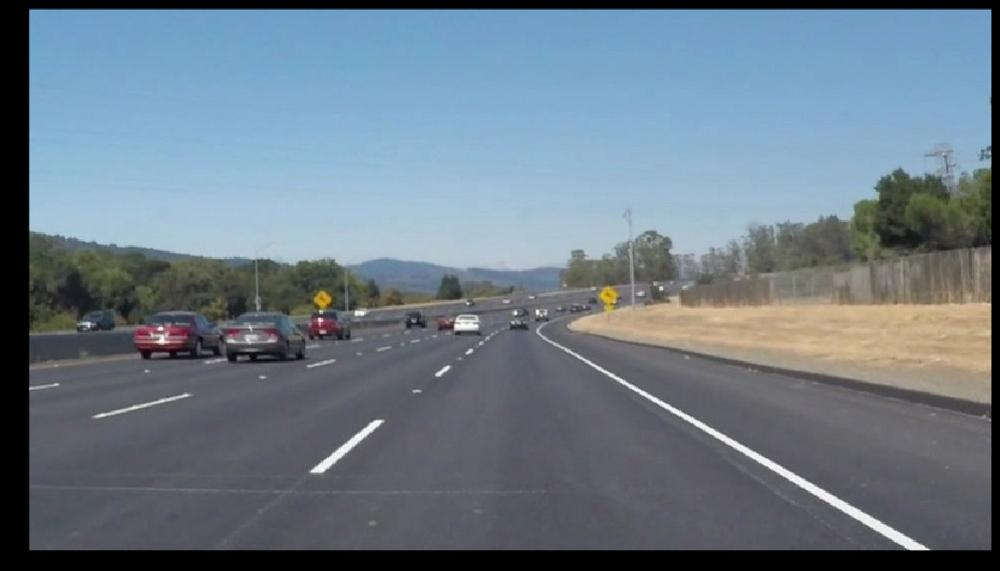
#> input picture lane/road3.jpeg, 1000 x 571 px
$ python lane4.py
#> lines starting #> are read from the running program, lines starting #| are printed output that depends on the picture; after the words box and inside, x2 and y2 are one past the last pixel; in counts of white or black regions, pixels touching at a corner belong together
import matplotlib.pyplot as plt
import matplotlib.image as mpimg
import numpy as np
import cv2
import math

# reading in an image

image = mpimg.imread('road3.jpeg')
#> image is the input picture: shape (571, 1000, 3); mean R, G, B 107.8, 122.2, 134.9


def region_of_interest(img, vertices):
    # Define a blank matrix that matches the image height/width.
    mask = np.zeros_like(img)

    # Create a match color with the same color channel counts.
    match_mask_color = 255

    # Fill inside the polygon
    cv2.fillPoly(mask, vertices, match_mask_color)

    # Returning the image only where mask pixels match
    masked_image = cv2.bitwise_and(img, mask)
    return masked_image

def draw_lines(img, lines, color=[255, 0, 0], thickness=3):
    # If there are no lines to draw, exit.
    if lines is None:
        return

    # Make a copy of the original image.
    img = np.copy(img)

    # Create a blank image that matches the original in size.
    line_img = np.zeros(
        (
            img.shape[0],
            img.shape[1],
            3
        ),
        dtype=np.uint8,
    )

    # Loop over all lines and draw them on the blank image.
    for line in lines:
        for x1, y1, x2, y2 in line:
            cv2.line(line_img, (x1, y1), (x2, y2), color, thickness)

    # Merge the image with the lines onto the original.
    img = cv2.addWeighted(img, 0.8, line_img, 1.0, 0.0)

    # Return the modified image.
    return img


height=image.shape[0]
#> height = 571
width=image.shape[1]
#> width = 1000


region_of_interest_vertices = [
    (0, height),
    (width / 2, height / 2),
    (width, height),
]
#> region_of_interest_vertices = [(0, 571), (500, 285.5), (1000, 571)]


image = mpimg.imread('road3.jpeg')

plt.figure()
plt.imshow(image)

# Convert to grayscale here.
gray_image = cv2.cvtColor(image, cv2.COLOR_RGB2GRAY)
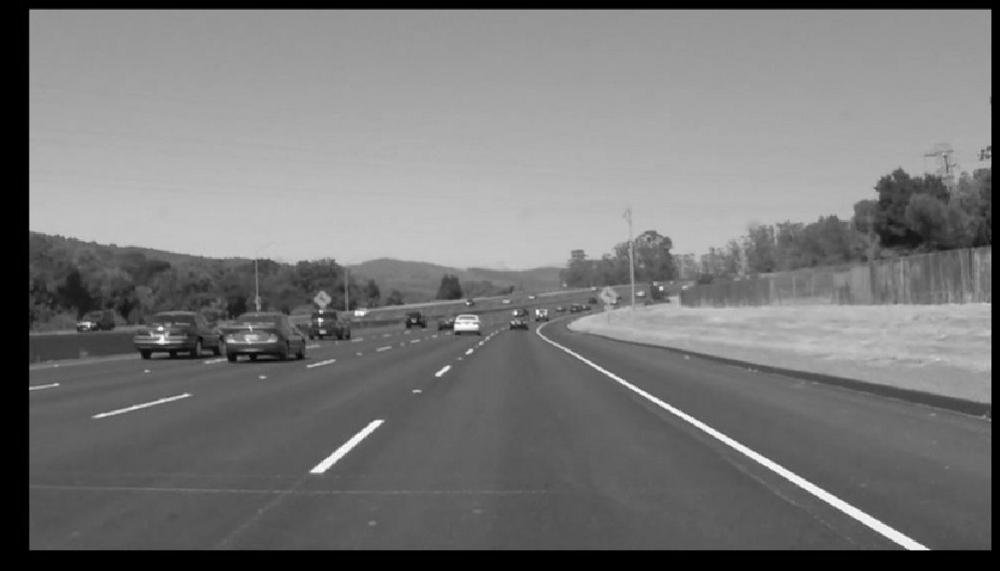
#> gray_image: shape (571, 1000); min 0, max 255, mean 119.3

# Call Canny Edge Detection here.
cannyed_image = cv2.Canny(gray_image, 100, 200)
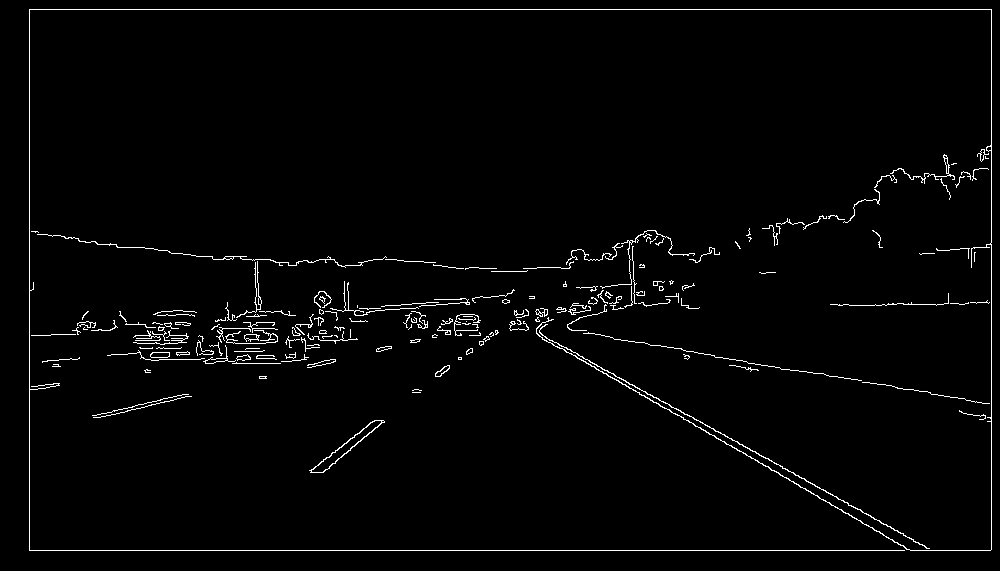
#> cannyed_image: shape (571, 1000); 2% white in thin lines or dots


# Moved the cropping operation to the end of the pipeline.
cropped_image = region_of_interest(
    cannyed_image,
    np.array([region_of_interest_vertices], np.int32)
)
#> in region_of_interest, `cv2.fillPoly(mask, vertices, match_mask_color)`:
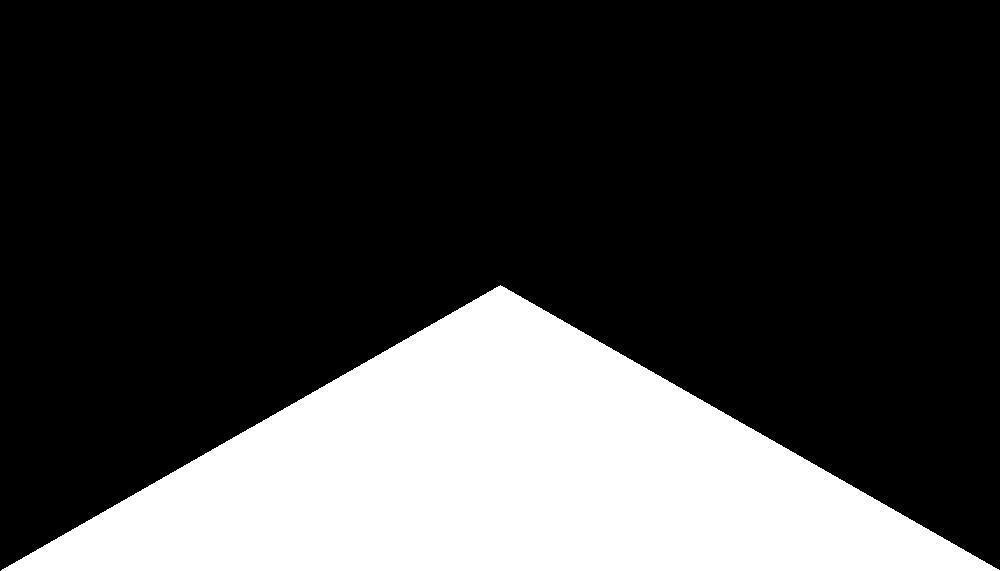
#> mask: shape (571, 1000); 25.1% white; 1 white region, box (x1, y1, x2, y2) and area: (1, 285, 1000, 571) 143214
#> in region_of_interest, `masked_image = cv2.bitwise_and(img, mask)`:
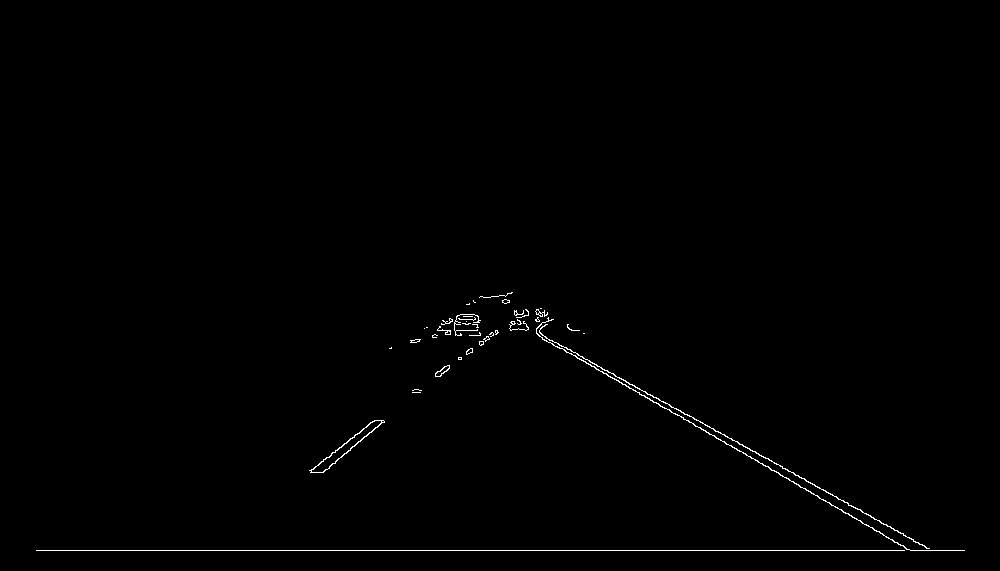
#> masked_image: shape (571, 1000); 0.53% white in thin lines or dots, all inside (x1, y1, x2, y2) = (36, 292, 965, 551)

plt.figure()
plt.imshow(cropped_image)

plt.show()

lines = cv2.HoughLinesP(
    cropped_image,
    rho=6,
    theta=np.pi / 60,
    threshold=160,
    lines=np.array([]),
    minLineLength=40,
    maxLineGap=25
)
#> lines = [[36, 550, 964, 550], [520, 324, 903, 545], [693, 417, 788, 471], [768, 458, 915, 542], [513, 321, 909, 549], [321, 472, 384, 421], [536, 332, 582, 356], [832, 494, 926, 548], [309, 470, 377, 420], [412, 390, 517, 313], [418, 392, 514, 314], [510, 322, 551, 343]]

left_line_x = []
left_line_y = []
right_line_x = []
right_line_y = []

for line in lines:
    for x1, y1, x2, y2 in line:
        slope = (y2 - y1) / (x2 - x1) # <-- Calculating the slope.
    if math.fabs(slope) < 0.5: # <-- Only consider extreme slope
       	continue
    if slope <= 0: # <-- If the slope is negative, left group.
        left_line_x.extend([x1, x2])
        left_line_y.extend([y1, y2])
    else: # <-- Otherwise, right group.
        right_line_x.extend([x1, x2])
        right_line_y.extend([y1, y2])
#> this loop made 12 passes
#> after the loop, left_line_x = [321, 384, 309, 377, 412, 517, 418, 514]; left_line_y = [472, 421, 470, 420, 390, 313, 392, 314]; right_line_x = [520, 903, 693, 788, 768, 915, 513, 909, 536, 582, 832, 926, 510, 551]; right_line_y = [324, 545, 417, 471, 458, 542, 321, 549, 332, 356, 494, 548, 322, 343]

min_y = image.shape[0] * (3 / 5) # <-- Just below the horizon
#> min_y = 342.6
max_y = image.shape[0] # <-- The bottom of the image
#> max_y = 571

poly_left = np.poly1d(np.polyfit(
    left_line_y,
    left_line_x,
    deg=1
))

left_x_start = int(poly_left(max_y))
#> left_x_start = 188
left_x_end = int(poly_left(min_y))
#> left_x_end = 478

poly_right = np.poly1d(np.polyfit(
    right_line_y,
    right_line_x,
    deg=1
))

right_x_start = int(poly_right(max_y))
#> right_x_start = 961
right_x_end = int(poly_right(min_y))
#> right_x_end = 554

line_image = draw_lines(
    image,
    [[
        [left_x_start, max_y, left_x_end, min_y],
        [right_x_start, max_y, right_x_end, min_y],
    ]],
    thickness=5,
)
#> after the loop in draw_lines, `for line in lines:`:
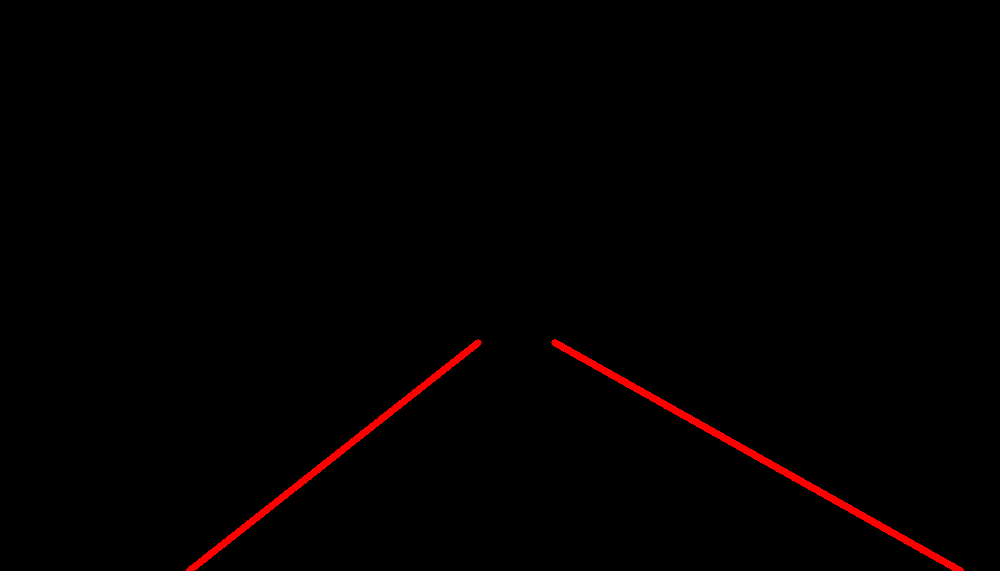
#> line_img: shape (571, 1000, 3); mean of channels 0, 1, 2 2.6, 0, 0; drawn as R, G, B
#> in draw_lines, `img = cv2.addWeighted(img, 0.8, line_img, 1.0, 0.0)`:
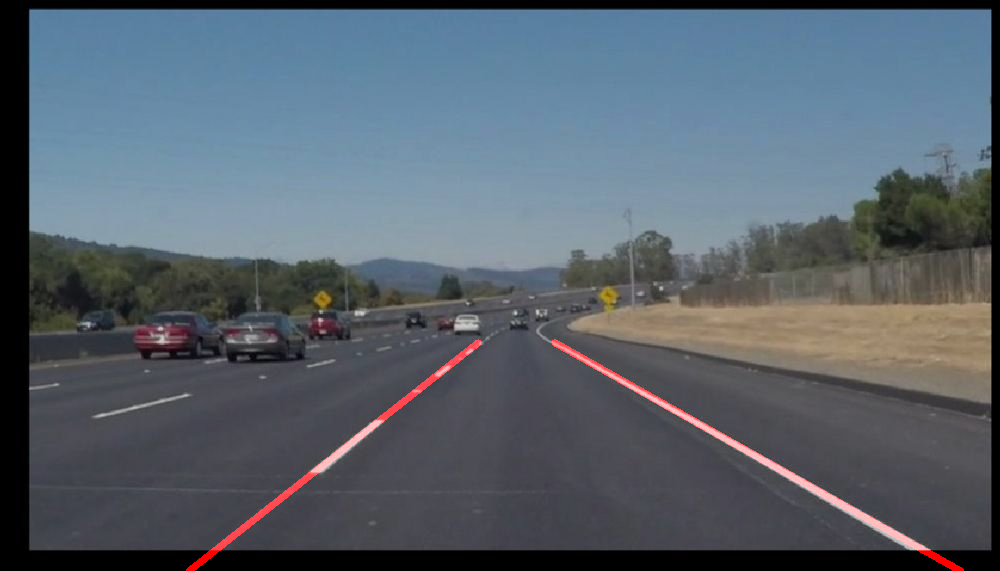
#> img: shape (571, 1000, 3); mean R, G, B 87.6, 97.8, 107.9

plt.figure()
plt.imshow(line_image)

plt.show()
